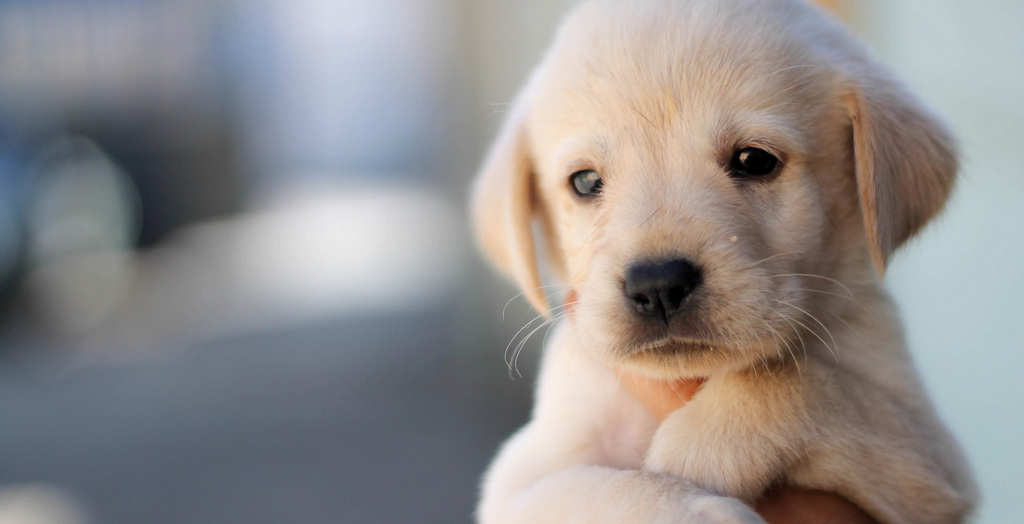
#> input picture comVision/dog_img.bmp, 1024 x 524 px
$ python keyboard.py
#> lines starting #> are read from the running program, lines starting #| are printed output that depends on the picture
import sys
import numpy as np
import cv2

# 키보드 이벤트
# cv2.waitKey(delay) => retVal
# delay : 밀리초단위 대기시간, delay <= 0 : 무한정 대기, 기본값 0
# retVal: 눌린 키값(ASCII code), 키가 눌린지 않으면 -1
# 참고 : waitKey() 함수는 opencv창이 하나라도 있을 때 동작함.
# : 특정 키 입력을 확인하려면 ord()함수를 이용
# 주요 특수키 : ESC(27), ENTER(13), TAB(9)

img = cv2.imread('./dog_img.bmp', cv2.IMREAD_GRAYSCALE)
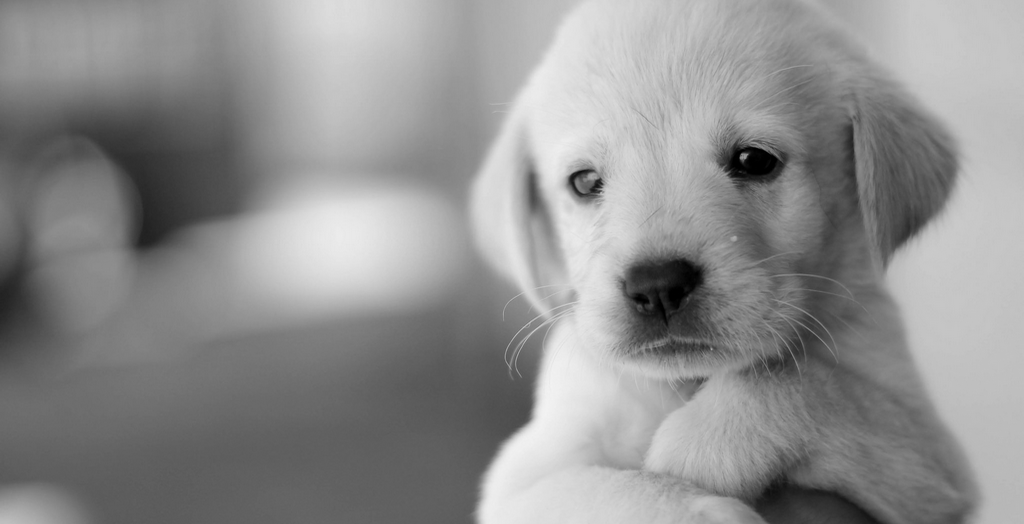
#> img: shape (524, 1024); min 0, max 243, mean 142.9

if img is None:
    print('Image load failed!!')
    sys.exit()

cv2.namedWindow('image')
cv2.imshow('image',img)
revers = ~img
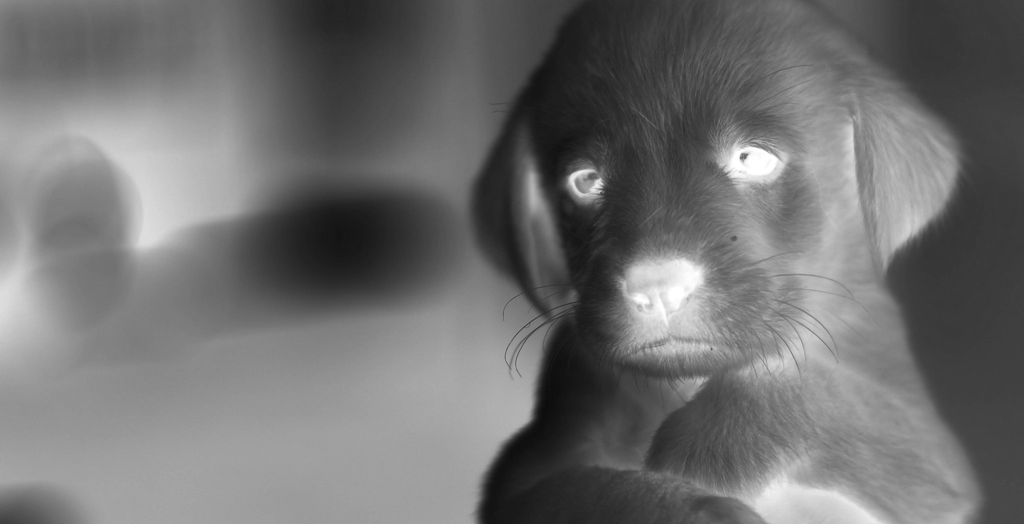
#> revers: shape (524, 1024); min 12, max 255, mean 112.1

while True:

    retVal =  cv2.waitKey()
#> (key Esc is pressed here)

    if retVal == 27:
        break
    elif retVal == ord('i') or retVal == ord('I'):
        cv2.imshow('image', revers)
    elif retVal == ord('o') or retVal == ord('O'):
        cv2.imshow('image', img)


# https://angeloyeo.github.io/2020/01/16/time_frequency_uncertainty.html
cv2.destroyAllWindows()
